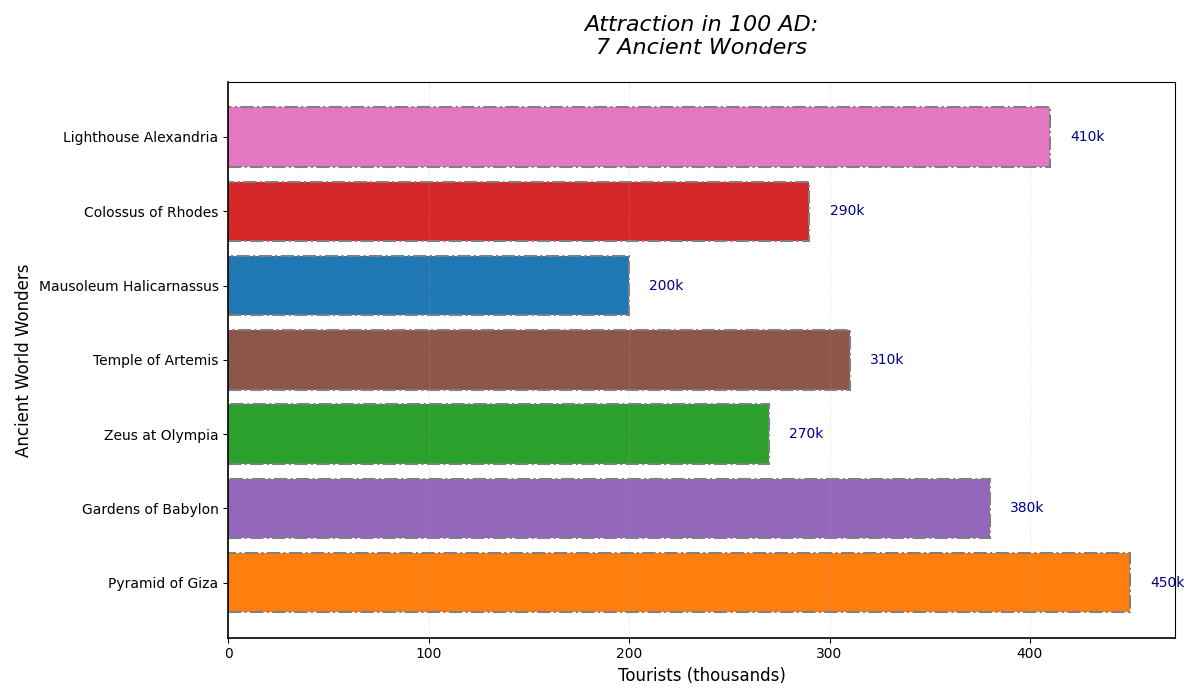

Reproduce this figure in Python.
import matplotlib.pyplot as plt
import numpy as np

wonders = [
    "Pyramid of Giza", "Gardens of Babylon",
    "Zeus at Olympia", "Temple of Artemis",
    "Mausoleum Halicarnassus", "Colossus of Rhodes", 
    "Lighthouse Alexandria"
]

tourists = np.array([450, 380, 270, 310, 200, 290, 410])

new_colors = ['#ff7f0e', '#9467bd', '#2ca02c', '#8c564b', '#1f77b4', '#d62728', '#e377c2']

fig, ax = plt.subplots(figsize=(12, 7))
bars = ax.barh(wonders, tourists, color=new_colors, linewidth=1.5, edgecolor='grey', linestyle='-.')

for bar in bars:
    xval = bar.get_width()
    ax.text(xval + 10, bar.get_y() + bar.get_height() / 2, f'{xval}k', va='center', ha='left', fontsize=10, color='darkblue')

ax.set_title('Attraction in 100 AD:\n7 Ancient Wonders', fontsize=16, pad=20, style='italic')
ax.set_xlabel('Tourists (thousands)', fontsize=12)
ax.set_ylabel('Ancient World Wonders', fontsize=12)

plt.yticks(rotation=0)

ax.xaxis.grid(True, linestyle=':', alpha=0.4)
ax.yaxis.grid(True, which='minor', linestyle='--', alpha=0.2)
ax.yaxis.set_minor_locator(plt.MultipleLocator(1))

ax.spines['top'].set_visible(True)
ax.spines['right'].set_visible(True)
ax.spines['top'].set_color('black')
ax.spines['bottom'].set_linewidth(1.2)
ax.spines['left'].set_linewidth(1.2)

plt.tight_layout()
plt.show()
